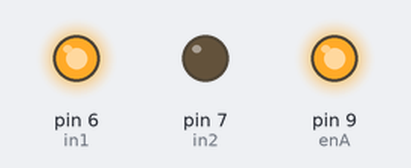
A sketch run on a simulated Arduino Uno, built with avr-gcc and run on an emulated ATmega328P. Shown: output pins drawn as LEDs (lit = HIGH).

Above: at 0.1 s.
Timing chart, 0 to 1.6 s (numbered marks = the images above):
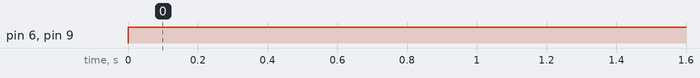

The sketch:

conveyor-v1.ino
```cpp
#define enA 9
#define in1 6
#define in2 7

void setup() {
  Serial.begin(9600);

  pinMode(enA, OUTPUT);
  pinMode(in1, OUTPUT);
  pinMode(in2, OUTPUT);
}

void loop() {
analogWrite(enA, 255);

  //digitalWrite(enA, HIGH);

  //digitalWrite(in1, LOW);
  //digitalWrite(in2, HIGH);

  digitalWrite(in1, HIGH);
  digitalWrite(in2, LOW);

  //delay(20);

}
```

Measured:
- by itself, pin 6 (in1), pin 9 (enA): LOW → HIGH at 0.00 s
